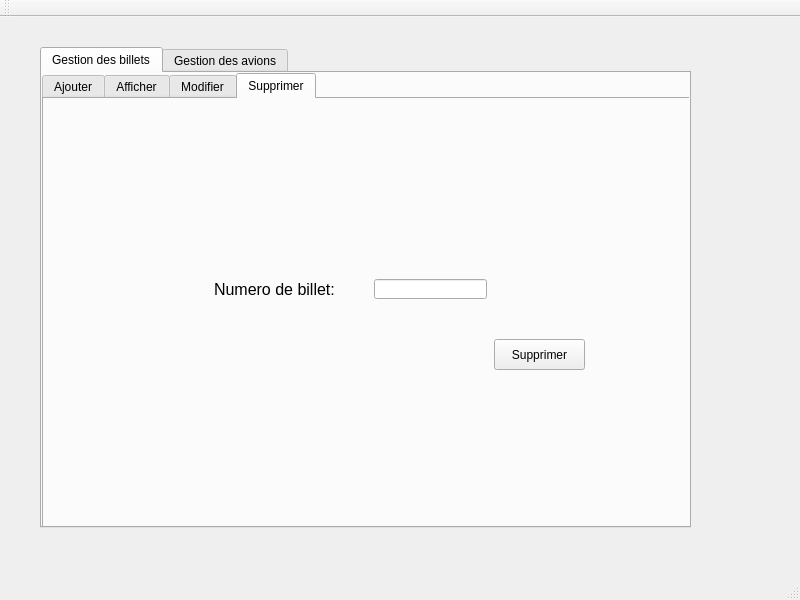
<?xml version="1.0" encoding="UTF-8"?>
<ui version="4.0">
 <class>MainWindow</class>
 <widget class="QMainWindow" name="MainWindow">
  <property name="geometry">
   <rect>
    <x>0</x>
    <y>0</y>
    <width>800</width>
    <height>600</height>
   </rect>
  </property>
  <property name="windowTitle">
   <string>MainWindow</string>
  </property>
  <widget class="QWidget" name="centralwidget">
   <widget class="QTabWidget" name="tabWidget_2">
    <property name="geometry">
     <rect>
      <x>40</x>
      <y>30</y>
      <width>651</width>
      <height>481</height>
     </rect>
    </property>
    <property name="currentIndex">
     <number>0</number>
    </property>
    <widget class="QWidget" name="tab_4">
     <attribute name="title">
      <string>Gestion des billets</string>
     </attribute>
     <widget class="QTabWidget" name="tabWidget">
      <property name="geometry">
       <rect>
        <x>0</x>
        <y>0</y>
        <width>651</width>
        <height>461</height>
       </rect>
      </property>
      <property name="currentIndex">
       <number>3</number>
      </property>
      <widget class="QWidget" name="Ajouter">
       <attribute name="title">
        <string>Ajouter</string>
       </attribute>
       <widget class="QLabel" name="label">
        <property name="geometry">
         <rect>
          <x>130</x>
          <y>100</y>
          <width>161</width>
          <height>20</height>
         </rect>
        </property>
        <property name="text">
         <string>&lt;html&gt;&lt;head/&gt;&lt;body&gt;&lt;p&gt;&lt;span style=&quot; font-size:12pt;&quot;&gt;Numero de voyageur:&lt;/span&gt;&lt;/p&gt;&lt;/body&gt;&lt;/html&gt;</string>
        </property>
       </widget>
       <widget class="QLabel" name="label_2">
        <property name="geometry">
         <rect>
          <x>190</x>
          <y>160</y>
          <width>71</width>
          <height>16</height>
         </rect>
        </property>
        <property name="text">
         <string>&lt;html&gt;&lt;head/&gt;&lt;body&gt;&lt;p&gt;&lt;span style=&quot; font-size:12pt;&quot;&gt;Nom:&lt;/span&gt;&lt;/p&gt;&lt;/body&gt;&lt;/html&gt;</string>
        </property>
       </widget>
       <widget class="QLabel" name="label_3">
        <property name="geometry">
         <rect>
          <x>190</x>
          <y>210</y>
          <width>91</width>
          <height>16</height>
         </rect>
        </property>
        <property name="text">
         <string>&lt;html&gt;&lt;head/&gt;&lt;body&gt;&lt;p&gt;&lt;span style=&quot; font-size:12pt;&quot;&gt;Prenom:&lt;/span&gt;&lt;/p&gt;&lt;/body&gt;&lt;/html&gt;</string>
        </property>
       </widget>
       <widget class="QLabel" name="label_4">
        <property name="geometry">
         <rect>
          <x>190</x>
          <y>270</y>
          <width>101</width>
          <height>16</height>
         </rect>
        </property>
        <property name="text">
         <string>&lt;html&gt;&lt;head/&gt;&lt;body&gt;&lt;p&gt;&lt;span style=&quot; font-size:12pt;&quot;&gt;Destination:&lt;/span&gt;&lt;/p&gt;&lt;/body&gt;&lt;/html&gt;</string>
        </property>
       </widget>
       <widget class="QLabel" name="label_5">
        <property name="geometry">
         <rect>
          <x>20</x>
          <y>340</y>
          <width>121</width>
          <height>21</height>
         </rect>
        </property>
        <property name="text">
         <string>&lt;html&gt;&lt;head/&gt;&lt;body&gt;&lt;p&gt;&lt;span style=&quot; font-size:12pt;&quot;&gt;Date de depart:&lt;/span&gt;&lt;/p&gt;&lt;/body&gt;&lt;/html&gt;</string>
        </property>
       </widget>
       <widget class="QLabel" name="label_6">
        <property name="geometry">
         <rect>
          <x>330</x>
          <y>340</y>
          <width>121</width>
          <height>21</height>
         </rect>
        </property>
        <property name="text">
         <string>&lt;html&gt;&lt;head/&gt;&lt;body&gt;&lt;p&gt;&lt;span style=&quot; font-size:12pt;&quot;&gt;Date d'arrivee:&lt;/span&gt;&lt;/p&gt;&lt;/body&gt;&lt;/html&gt;</string>
        </property>
       </widget>
       <widget class="QLineEdit" name="lineEdit_numb">
        <property name="geometry">
         <rect>
          <x>300</x>
          <y>40</y>
          <width>113</width>
          <height>20</height>
         </rect>
        </property>
       </widget>
       <widget class="QLineEdit" name="lineEdit_nom">
        <property name="geometry">
         <rect>
          <x>300</x>
          <y>160</y>
          <width>113</width>
          <height>20</height>
         </rect>
        </property>
       </widget>
       <widget class="QLineEdit" name="lineEdit_prenom">
        <property name="geometry">
         <rect>
          <x>300</x>
          <y>210</y>
          <width>113</width>
          <height>20</height>
         </rect>
        </property>
       </widget>
       <widget class="QLineEdit" name="lineEdit_des">
        <property name="geometry">
         <rect>
          <x>300</x>
          <y>270</y>
          <width>113</width>
          <height>20</height>
         </rect>
        </property>
       </widget>
       <widget class="QLineEdit" name="lineEdit_date">
        <property name="geometry">
         <rect>
          <x>160</x>
          <y>340</y>
          <width>113</width>
          <height>20</height>
         </rect>
        </property>
       </widget>
       <widget class="QLineEdit" name="lineEdit_datea">
        <property name="geometry">
         <rect>
          <x>460</x>
          <y>340</y>
          <width>113</width>
          <height>20</height>
         </rect>
        </property>
       </widget>
       <widget class="QPushButton" name="pushButton">
        <property name="geometry">
         <rect>
          <x>530</x>
          <y>380</y>
          <width>91</width>
          <height>31</height>
         </rect>
        </property>
        <property name="text">
         <string>Ajouter</string>
        </property>
       </widget>
       <widget class="QLabel" name="label_9">
        <property name="geometry">
         <rect>
          <x>160</x>
          <y>40</y>
          <width>131</width>
          <height>20</height>
         </rect>
        </property>
        <property name="text">
         <string>&lt;html&gt;&lt;head/&gt;&lt;body&gt;&lt;p&gt;&lt;span style=&quot; font-size:12pt;&quot;&gt;Numero de billet:&lt;/span&gt;&lt;/p&gt;&lt;/body&gt;&lt;/html&gt;</string>
        </property>
       </widget>
       <widget class="QLineEdit" name="lineEdit_numv">
        <property name="geometry">
         <rect>
          <x>300</x>
          <y>100</y>
          <width>113</width>
          <height>20</height>
         </rect>
        </property>
       </widget>
       <widget class="QLabel" name="label_30">
        <property name="geometry">
         <rect>
          <x>-130</x>
          <y>0</y>
          <width>781</width>
          <height>441</height>
         </rect>
        </property>
        <property name="text">
         <string/>
        </property>
        <property name="pixmap">
         <pixmap>../../Desktop/Cover3-768x432.jpg</pixmap>
        </property>
       </widget>
       <zorder>label_30</zorder>
       <zorder>label</zorder>
       <zorder>label_2</zorder>
       <zorder>label_3</zorder>
       <zorder>label_4</zorder>
       <zorder>label_5</zorder>
       <zorder>label_6</zorder>
       <zorder>lineEdit_numb</zorder>
       <zorder>lineEdit_nom</zorder>
       <zorder>lineEdit_prenom</zorder>
       <zorder>lineEdit_des</zorder>
       <zorder>lineEdit_date</zorder>
       <zorder>lineEdit_datea</zorder>
       <zorder>pushButton</zorder>
       <zorder>label_9</zorder>
       <zorder>lineEdit_numv</zorder>
      </widget>
      <widget class="QWidget" name="tab_2">
       <attribute name="title">
        <string>Afficher</string>
       </attribute>
       <widget class="QTableView" name="tablebill">
        <property name="geometry">
         <rect>
          <x>15</x>
          <y>21</y>
          <width>611</width>
          <height>271</height>
         </rect>
        </property>
       </widget>
       <widget class="QPushButton" name="pushButton_7">
        <property name="geometry">
         <rect>
          <x>20</x>
          <y>300</y>
          <width>75</width>
          <height>23</height>
         </rect>
        </property>
        <property name="text">
         <string>Trier</string>
        </property>
       </widget>
       <widget class="QPushButton" name="pushButton_10">
        <property name="geometry">
         <rect>
          <x>550</x>
          <y>300</y>
          <width>75</width>
          <height>23</height>
         </rect>
        </property>
        <property name="text">
         <string>Recherche</string>
        </property>
       </widget>
       <widget class="QLineEdit" name="lineEdit_12">
        <property name="geometry">
         <rect>
          <x>430</x>
          <y>300</y>
          <width>113</width>
          <height>20</height>
         </rect>
        </property>
       </widget>
       <widget class="QLabel" name="label_31">
        <property name="geometry">
         <rect>
          <x>-14</x>
          <y>2</y>
          <width>661</width>
          <height>431</height>
         </rect>
        </property>
        <property name="text">
         <string/>
        </property>
        <property name="pixmap">
         <pixmap>../../Desktop/Cover3-768x432.jpg</pixmap>
        </property>
       </widget>
       <zorder>label_31</zorder>
       <zorder>tablebill</zorder>
       <zorder>pushButton_7</zorder>
       <zorder>pushButton_10</zorder>
       <zorder>lineEdit_12</zorder>
      </widget>
      <widget class="QWidget" name="tab_3">
       <attribute name="title">
        <string>Modifier</string>
       </attribute>
       <widget class="QPushButton" name="pushButton_3">
        <property name="geometry">
         <rect>
          <x>530</x>
          <y>380</y>
          <width>91</width>
          <height>31</height>
         </rect>
        </property>
        <property name="text">
         <string>Modifier</string>
        </property>
       </widget>
       <widget class="QLabel" name="label_8">
        <property name="geometry">
         <rect>
          <x>130</x>
          <y>110</y>
          <width>161</width>
          <height>21</height>
         </rect>
        </property>
        <property name="text">
         <string>&lt;html&gt;&lt;head/&gt;&lt;body&gt;&lt;p&gt;&lt;span style=&quot; font-size:12pt;&quot;&gt;Numero de voyageur:&lt;/span&gt;&lt;/p&gt;&lt;/body&gt;&lt;/html&gt;</string>
        </property>
       </widget>
       <widget class="QLabel" name="label_10">
        <property name="geometry">
         <rect>
          <x>130</x>
          <y>50</y>
          <width>161</width>
          <height>16</height>
         </rect>
        </property>
        <property name="text">
         <string>&lt;html&gt;&lt;head/&gt;&lt;body&gt;&lt;p&gt;&lt;span style=&quot; font-size:12pt;&quot;&gt;Numero de billet:&lt;/span&gt;&lt;/p&gt;&lt;/body&gt;&lt;/html&gt;</string>
        </property>
       </widget>
       <widget class="QLabel" name="label_11">
        <property name="geometry">
         <rect>
          <x>200</x>
          <y>220</y>
          <width>81</width>
          <height>16</height>
         </rect>
        </property>
        <property name="text">
         <string>&lt;html&gt;&lt;head/&gt;&lt;body&gt;&lt;p&gt;&lt;span style=&quot; font-size:12pt;&quot;&gt;Prenom:&lt;/span&gt;&lt;/p&gt;&lt;/body&gt;&lt;/html&gt;</string>
        </property>
       </widget>
       <widget class="QLabel" name="label_12">
        <property name="geometry">
         <rect>
          <x>40</x>
          <y>350</y>
          <width>121</width>
          <height>21</height>
         </rect>
        </property>
        <property name="text">
         <string>&lt;html&gt;&lt;head/&gt;&lt;body&gt;&lt;p&gt;&lt;span style=&quot; font-size:12pt;&quot;&gt;Date de depart:&lt;/span&gt;&lt;/p&gt;&lt;/body&gt;&lt;/html&gt;</string>
        </property>
       </widget>
       <widget class="QLabel" name="label_13">
        <property name="geometry">
         <rect>
          <x>180</x>
          <y>270</y>
          <width>111</width>
          <height>21</height>
         </rect>
        </property>
        <property name="text">
         <string>&lt;html&gt;&lt;head/&gt;&lt;body&gt;&lt;p&gt;&lt;span style=&quot; font-size:12pt;&quot;&gt;Destination:&lt;/span&gt;&lt;/p&gt;&lt;/body&gt;&lt;/html&gt;</string>
        </property>
       </widget>
       <widget class="QLabel" name="label_14">
        <property name="geometry">
         <rect>
          <x>330</x>
          <y>350</y>
          <width>111</width>
          <height>20</height>
         </rect>
        </property>
        <property name="text">
         <string>&lt;html&gt;&lt;head/&gt;&lt;body&gt;&lt;p&gt;&lt;span style=&quot; font-size:12pt;&quot;&gt;Date d'arrivee:&lt;/span&gt;&lt;/p&gt;&lt;/body&gt;&lt;/html&gt;</string>
        </property>
       </widget>
       <widget class="QLabel" name="label_15">
        <property name="geometry">
         <rect>
          <x>200</x>
          <y>160</y>
          <width>71</width>
          <height>16</height>
         </rect>
        </property>
        <property name="text">
         <string>&lt;html&gt;&lt;head/&gt;&lt;body&gt;&lt;p&gt;&lt;span style=&quot; font-size:12pt;&quot;&gt;Nom:&lt;/span&gt;&lt;/p&gt;&lt;/body&gt;&lt;/html&gt;</string>
        </property>
       </widget>
       <widget class="QLineEdit" name="lineEdit_des_2">
        <property name="geometry">
         <rect>
          <x>300</x>
          <y>270</y>
          <width>113</width>
          <height>20</height>
         </rect>
        </property>
       </widget>
       <widget class="QLineEdit" name="lineEdit_prenom_2">
        <property name="geometry">
         <rect>
          <x>300</x>
          <y>220</y>
          <width>113</width>
          <height>20</height>
         </rect>
        </property>
       </widget>
       <widget class="QLineEdit" name="lineEdit_datea_2">
        <property name="geometry">
         <rect>
          <x>460</x>
          <y>350</y>
          <width>113</width>
          <height>20</height>
         </rect>
        </property>
       </widget>
       <widget class="QLineEdit" name="lineEdit_numv_2">
        <property name="geometry">
         <rect>
          <x>300</x>
          <y>110</y>
          <width>113</width>
          <height>20</height>
         </rect>
        </property>
       </widget>
       <widget class="QLineEdit" name="lineEdit_numb_2">
        <property name="geometry">
         <rect>
          <x>300</x>
          <y>50</y>
          <width>113</width>
          <height>20</height>
         </rect>
        </property>
       </widget>
       <widget class="QLineEdit" name="lineEdit_date_2">
        <property name="geometry">
         <rect>
          <x>180</x>
          <y>350</y>
          <width>113</width>
          <height>20</height>
         </rect>
        </property>
       </widget>
       <widget class="QLineEdit" name="lineEdit_nom_2">
        <property name="geometry">
         <rect>
          <x>300</x>
          <y>160</y>
          <width>113</width>
          <height>20</height>
         </rect>
        </property>
       </widget>
       <widget class="QLabel" name="label_32">
        <property name="geometry">
         <rect>
          <x>-4</x>
          <y>2</y>
          <width>651</width>
          <height>431</height>
         </rect>
        </property>
        <property name="text">
         <string/>
        </property>
        <property name="pixmap">
         <pixmap>../../Desktop/Cover3-768x432.jpg</pixmap>
        </property>
       </widget>
       <zorder>label_32</zorder>
       <zorder>pushButton_3</zorder>
       <zorder>label_8</zorder>
       <zorder>label_10</zorder>
       <zorder>label_11</zorder>
       <zorder>label_12</zorder>
       <zorder>label_13</zorder>
       <zorder>label_14</zorder>
       <zorder>label_15</zorder>
       <zorder>lineEdit_des_2</zorder>
       <zorder>lineEdit_prenom_2</zorder>
       <zorder>lineEdit_datea_2</zorder>
       <zorder>lineEdit_numv_2</zorder>
       <zorder>lineEdit_numb_2</zorder>
       <zorder>lineEdit_date_2</zorder>
       <zorder>lineEdit_nom_2</zorder>
      </widget>
      <widget class="QWidget" name="tab">
       <attribute name="title">
        <string>Supprimer</string>
       </attribute>
       <widget class="QLabel" name="label_7">
        <property name="geometry">
         <rect>
          <x>170</x>
          <y>180</y>
          <width>121</width>
          <height>21</height>
         </rect>
        </property>
        <property name="text">
         <string>&lt;html&gt;&lt;head/&gt;&lt;body&gt;&lt;p&gt;&lt;span style=&quot; font-size:12pt;&quot;&gt;Numero de billet:&lt;/span&gt;&lt;/p&gt;&lt;/body&gt;&lt;/html&gt;</string>
        </property>
       </widget>
       <widget class="QLineEdit" name="lineEdit_7">
        <property name="geometry">
         <rect>
          <x>330</x>
          <y>180</y>
          <width>113</width>
          <height>20</height>
         </rect>
        </property>
       </widget>
       <widget class="QPushButton" name="pushButton_2">
        <property name="geometry">
         <rect>
          <x>450</x>
          <y>240</y>
          <width>91</width>
          <height>31</height>
         </rect>
        </property>
        <property name="text">
         <string>Supprimer</string>
        </property>
       </widget>
       <widget class="QLabel" name="label_33">
        <property name="geometry">
         <rect>
          <x>0</x>
          <y>-1</y>
          <width>641</width>
          <height>441</height>
         </rect>
        </property>
        <property name="text">
         <string/>
        </property>
        <property name="pixmap">
         <pixmap>../../Desktop/Cover3-768x432.jpg</pixmap>
        </property>
       </widget>
       <zorder>label_33</zorder>
       <zorder>label_7</zorder>
       <zorder>lineEdit_7</zorder>
       <zorder>pushButton_2</zorder>
      </widget>
     </widget>
    </widget>
    <widget class="QWidget" name="tab_5">
     <attribute name="title">
      <string>Gestion des avions</string>
     </attribute>
     <widget class="QTabWidget" name="tabWidget_3">
      <property name="geometry">
       <rect>
        <x>0</x>
        <y>0</y>
        <width>651</width>
        <height>461</height>
       </rect>
      </property>
      <property name="currentIndex">
       <number>3</number>
      </property>
      <widget class="QWidget" name="tab_6">
       <attribute name="title">
        <string>Ajouter</string>
       </attribute>
       <widget class="QLabel" name="label_17">
        <property name="geometry">
         <rect>
          <x>150</x>
          <y>170</y>
          <width>151</width>
          <height>20</height>
         </rect>
        </property>
        <property name="text">
         <string>&lt;html&gt;&lt;head/&gt;&lt;body&gt;&lt;p&gt;&lt;span style=&quot; font-size:12pt;&quot;&gt;Capacite:&lt;/span&gt;&lt;/p&gt;&lt;/body&gt;&lt;/html&gt;</string>
        </property>
       </widget>
       <widget class="QLabel" name="label_18">
        <property name="geometry">
         <rect>
          <x>150</x>
          <y>230</y>
          <width>101</width>
          <height>21</height>
         </rect>
        </property>
        <property name="text">
         <string>&lt;html&gt;&lt;head/&gt;&lt;body&gt;&lt;p&gt;&lt;span style=&quot; font-size:12pt;&quot;&gt;Type:&lt;/span&gt;&lt;/p&gt;&lt;/body&gt;&lt;/html&gt;</string>
        </property>
       </widget>
       <widget class="QLabel" name="label_19">
        <property name="geometry">
         <rect>
          <x>130</x>
          <y>300</y>
          <width>111</width>
          <height>16</height>
         </rect>
        </property>
        <property name="text">
         <string>&lt;html&gt;&lt;head/&gt;&lt;body&gt;&lt;p&gt;&lt;span style=&quot; font-size:12pt;&quot;&gt;Disponibilite:&lt;/span&gt;&lt;/p&gt;&lt;/body&gt;&lt;/html&gt;</string>
        </property>
       </widget>
       <widget class="QLineEdit" name="lineEdit">
        <property name="geometry">
         <rect>
          <x>290</x>
          <y>100</y>
          <width>113</width>
          <height>20</height>
         </rect>
        </property>
       </widget>
       <widget class="QLineEdit" name="lineEdit_2">
        <property name="geometry">
         <rect>
          <x>290</x>
          <y>170</y>
          <width>113</width>
          <height>21</height>
         </rect>
        </property>
       </widget>
       <widget class="QLineEdit" name="lineEdit_3">
        <property name="geometry">
         <rect>
          <x>290</x>
          <y>230</y>
          <width>113</width>
          <height>20</height>
         </rect>
        </property>
       </widget>
       <widget class="QLineEdit" name="lineEdit_4">
        <property name="geometry">
         <rect>
          <x>290</x>
          <y>300</y>
          <width>113</width>
          <height>20</height>
         </rect>
        </property>
       </widget>
       <widget class="QPushButton" name="pushButton_4">
        <property name="geometry">
         <rect>
          <x>490</x>
          <y>360</y>
          <width>101</width>
          <height>31</height>
         </rect>
        </property>
        <property name="text">
         <string>Ajouter</string>
        </property>
       </widget>
       <widget class="QLabel" name="label_25">
        <property name="geometry">
         <rect>
          <x>-4</x>
          <y>-8</y>
          <width>651</width>
          <height>441</height>
         </rect>
        </property>
        <property name="text">
         <string/>
        </property>
        <property name="pixmap">
         <pixmap>../../Desktop/avion-photo-marc-jacquemin-02.jpg</pixmap>
        </property>
       </widget>
       <widget class="QLabel" name="label_16">
        <property name="geometry">
         <rect>
          <x>130</x>
          <y>100</y>
          <width>151</width>
          <height>16</height>
         </rect>
        </property>
        <property name="text">
         <string>&lt;html&gt;&lt;head/&gt;&lt;body&gt;&lt;p&gt;&lt;span style=&quot; font-size:12pt;&quot;&gt;Numero d'avion:&lt;/span&gt;&lt;/p&gt;&lt;/body&gt;&lt;/html&gt;</string>
        </property>
       </widget>
       <zorder>label_25</zorder>
       <zorder>label_17</zorder>
       <zorder>label_18</zorder>
       <zorder>label_19</zorder>
       <zorder>lineEdit</zorder>
       <zorder>lineEdit_2</zorder>
       <zorder>lineEdit_3</zorder>
       <zorder>lineEdit_4</zorder>
       <zorder>pushButton_4</zorder>
       <zorder>label_16</zorder>
      </widget>
      <widget class="QWidget" name="tab_7">
       <attribute name="title">
        <string>Afficher</string>
       </attribute>
       <widget class="QTableView" name="tableav">
        <property name="enabled">
         <bool>true</bool>
        </property>
        <property name="geometry">
         <rect>
          <x>10</x>
          <y>30</y>
          <width>621</width>
          <height>291</height>
         </rect>
        </property>
       </widget>
       <widget class="QPushButton" name="pushButton_8">
        <property name="geometry">
         <rect>
          <x>20</x>
          <y>330</y>
          <width>75</width>
          <height>23</height>
         </rect>
        </property>
        <property name="text">
         <string>Trier</string>
        </property>
       </widget>
       <widget class="QPushButton" name="pushButton_9">
        <property name="geometry">
         <rect>
          <x>550</x>
          <y>330</y>
          <width>75</width>
          <height>23</height>
         </rect>
        </property>
        <property name="text">
         <string>Rechercher</string>
        </property>
       </widget>
       <widget class="QLineEdit" name="lineEdit_11">
        <property name="geometry">
         <rect>
          <x>430</x>
          <y>330</y>
          <width>113</width>
          <height>20</height>
         </rect>
        </property>
       </widget>
       <widget class="QLabel" name="label_26">
        <property name="geometry">
         <rect>
          <x>0</x>
          <y>2</y>
          <width>641</width>
          <height>431</height>
         </rect>
        </property>
        <property name="text">
         <string/>
        </property>
        <property name="pixmap">
         <pixmap>../../Desktop/avion-photo-marc-jacquemin-02.jpg</pixmap>
        </property>
       </widget>
       <widget class="QLabel" name="label_27">
        <property name="geometry">
         <rect>
          <x>320</x>
          <y>330</y>
          <width>101</width>
          <height>16</height>
         </rect>
        </property>
        <property name="text">
         <string>&lt;html&gt;&lt;head/&gt;&lt;body&gt;&lt;p&gt;&lt;span style=&quot; font-size:10pt;&quot;&gt;Numero du billet:&lt;/span&gt;&lt;/p&gt;&lt;/body&gt;&lt;/html&gt;</string>
        </property>
       </widget>
       <zorder>label_26</zorder>
       <zorder>tableav</zorder>
       <zorder>pushButton_8</zorder>
       <zorder>pushButton_9</zorder>
       <zorder>lineEdit_11</zorder>
       <zorder>label_27</zorder>
      </widget>
      <widget class="QWidget" name="tab_8">
       <attribute name="title">
        <string>Modifier</string>
       </attribute>
       <widget class="QLabel" name="label_20">
        <property name="geometry">
         <rect>
          <x>150</x>
          <y>100</y>
          <width>121</width>
          <height>21</height>
         </rect>
        </property>
        <property name="text">
         <string>&lt;html&gt;&lt;head/&gt;&lt;body&gt;&lt;p&gt;&lt;span style=&quot; font-size:12pt;&quot;&gt;Numero d'avion:&lt;/span&gt;&lt;/p&gt;&lt;/body&gt;&lt;/html&gt;</string>
        </property>
       </widget>
       <widget class="QLabel" name="label_21">
        <property name="geometry">
         <rect>
          <x>190</x>
          <y>170</y>
          <width>101</width>
          <height>16</height>
         </rect>
        </property>
        <property name="text">
         <string>&lt;html&gt;&lt;head/&gt;&lt;body&gt;&lt;p&gt;&lt;span style=&quot; font-size:12pt;&quot;&gt;Capacite:&lt;/span&gt;&lt;/p&gt;&lt;/body&gt;&lt;/html&gt;</string>
        </property>
       </widget>
       <widget class="QLabel" name="label_22">
        <property name="geometry">
         <rect>
          <x>190</x>
          <y>230</y>
          <width>101</width>
          <height>21</height>
         </rect>
        </property>
        <property name="text">
         <string>&lt;html&gt;&lt;head/&gt;&lt;body&gt;&lt;p&gt;&lt;span style=&quot; font-size:12pt;&quot;&gt;Type:&lt;/span&gt;&lt;/p&gt;&lt;/body&gt;&lt;/html&gt;</string>
        </property>
       </widget>
       <widget class="QLabel" name="label_23">
        <property name="geometry">
         <rect>
          <x>160</x>
          <y>300</y>
          <width>121</width>
          <height>16</height>
         </rect>
        </property>
        <property name="text">
         <string>&lt;html&gt;&lt;head/&gt;&lt;body&gt;&lt;p&gt;&lt;span style=&quot; font-size:12pt;&quot;&gt;Disponibilite:&lt;/span&gt;&lt;/p&gt;&lt;/body&gt;&lt;/html&gt;</string>
        </property>
       </widget>
       <widget class="QLineEdit" name="lineEdit_5">
        <property name="geometry">
         <rect>
          <x>300</x>
          <y>100</y>
          <width>113</width>
          <height>20</height>
         </rect>
        </property>
       </widget>
       <widget class="QLineEdit" name="lineEdit_6">
        <property name="geometry">
         <rect>
          <x>300</x>
          <y>170</y>
          <width>113</width>
          <height>20</height>
         </rect>
        </property>
       </widget>
       <widget class="QLineEdit" name="lineEdit_8">
        <property name="geometry">
         <rect>
          <x>300</x>
          <y>230</y>
          <width>113</width>
          <height>20</height>
         </rect>
        </property>
       </widget>
       <widget class="QLineEdit" name="lineEdit_9">
        <property name="geometry">
         <rect>
          <x>300</x>
          <y>300</y>
          <width>113</width>
          <height>20</height>
         </rect>
        </property>
       </widget>
       <widget class="QPushButton" name="pushButton_5">
        <property name="geometry">
         <rect>
          <x>500</x>
          <y>352</y>
          <width>101</width>
          <height>31</height>
         </rect>
        </property>
        <property name="text">
         <string>Modifier</string>
        </property>
       </widget>
       <widget class="QLabel" name="label_28">
        <property name="geometry">
         <rect>
          <x>0</x>
          <y>2</y>
          <width>641</width>
          <height>431</height>
         </rect>
        </property>
        <property name="text">
         <string/>
        </property>
        <property name="pixmap">
         <pixmap>../../Desktop/avion-photo-marc-jacquemin-02.jpg</pixmap>
        </property>
       </widget>
       <zorder>label_28</zorder>
       <zorder>label_20</zorder>
       <zorder>label_21</zorder>
       <zorder>label_22</zorder>
       <zorder>label_23</zorder>
       <zorder>lineEdit_5</zorder>
       <zorder>lineEdit_6</zorder>
       <zorder>lineEdit_8</zorder>
       <zorder>lineEdit_9</zorder>
       <zorder>pushButton_5</zorder>
      </widget>
      <widget class="QWidget" name="tab_9">
       <attribute name="title">
        <string>Supprimer</string>
       </attribute>
       <widget class="QPushButton" name="pushButton_6">
        <property name="geometry">
         <rect>
          <x>440</x>
          <y>230</y>
          <width>91</width>
          <height>31</height>
         </rect>
        </property>
        <property name="text">
         <string>Supprimer</string>
        </property>
       </widget>
       <widget class="QLabel" name="label_24">
        <property name="geometry">
         <rect>
          <x>130</x>
          <y>170</y>
          <width>151</width>
          <height>21</height>
         </rect>
        </property>
        <property name="text">
         <string>&lt;html&gt;&lt;head/&gt;&lt;body&gt;&lt;p&gt;&lt;span style=&quot; font-size:12pt;&quot;&gt;Numero d'avion:&lt;/span&gt;&lt;/p&gt;&lt;/body&gt;&lt;/html&gt;</string>
        </property>
       </widget>
       <widget class="QLineEdit" name="lineEdit_10">
        <property name="geometry">
         <rect>
          <x>290</x>
          <y>170</y>
          <width>113</width>
          <height>20</height>
         </rect>
        </property>
       </widget>
       <widget class="QLabel" name="label_29">
        <property name="geometry">
         <rect>
          <x>0</x>
          <y>2</y>
          <width>641</width>
          <height>431</height>
         </rect>
        </property>
        <property name="text">
         <string/>
        </property>
        <property name="pixmap">
         <pixmap>../../Desktop/avion-photo-marc-jacquemin-02.jpg</pixmap>
        </property>
       </widget>
       <zorder>label_29</zorder>
       <zorder>pushButton_6</zorder>
       <zorder>label_24</zorder>
       <zorder>lineEdit_10</zorder>
      </widget>
     </widget>
    </widget>
   </widget>
  </widget>
  <widget class="QMenuBar" name="menubar">
   <property name="geometry">
    <rect>
     <x>0</x>
     <y>0</y>
     <width>800</width>
     <height>21</height>
    </rect>
   </property>
  </widget>
  <widget class="QStatusBar" name="statusbar"/>
  <widget class="QToolBar" name="toolBar">
   <property name="windowTitle">
    <string>toolBar</string>
   </property>
   <attribute name="toolBarArea">
    <enum>TopToolBarArea</enum>
   </attribute>
   <attribute name="toolBarBreak">
    <bool>false</bool>
   </attribute>
  </widget>
 </widget>
 <resources/>
 <connections/>
</ui>
